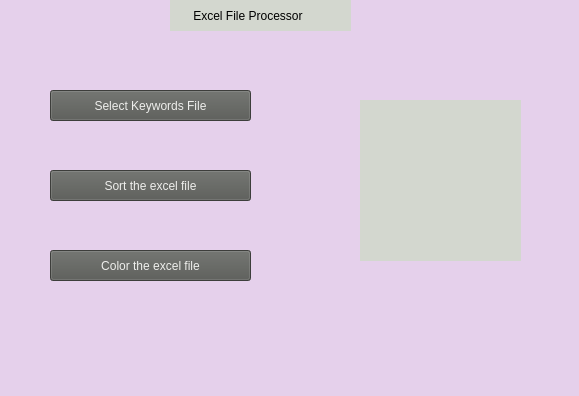
<?xml version="1.0" encoding="UTF-8"?>
<ui version="4.0">
 <class>MainWindow</class>
 <widget class="QMainWindow" name="MainWindow">
  <property name="geometry">
   <rect>
    <x>0</x>
    <y>0</y>
    <width>579</width>
    <height>396</height>
   </rect>
  </property>
  <property name="windowTitle">
   <string>MainWindow</string>
  </property>
  <property name="styleSheet">
   <string notr="true">background-color: rgb(229, 208, 235);</string>
  </property>
  <widget class="QWidget" name="centralwidget">
   <widget class="QPushButton" name="pushButton">
    <property name="geometry">
     <rect>
      <x>50</x>
      <y>90</y>
      <width>201</width>
      <height>31</height>
     </rect>
    </property>
    <property name="styleSheet">
     <string notr="true">background-color: rgb(85, 87, 83);
color: rgb(238, 238, 236);</string>
    </property>
    <property name="text">
     <string>Select Keywords File</string>
    </property>
   </widget>
   <widget class="QPushButton" name="pushButton_2">
    <property name="geometry">
     <rect>
      <x>50</x>
      <y>170</y>
      <width>201</width>
      <height>31</height>
     </rect>
    </property>
    <property name="styleSheet">
     <string notr="true">background-color: rgb(85, 87, 83);
color: rgb(238, 238, 236);</string>
    </property>
    <property name="text">
     <string>Sort the excel file</string>
    </property>
   </widget>
   <widget class="QPushButton" name="pushButton_3">
    <property name="geometry">
     <rect>
      <x>50</x>
      <y>250</y>
      <width>201</width>
      <height>31</height>
     </rect>
    </property>
    <property name="styleSheet">
     <string notr="true">background-color: rgb(85, 87, 83);
color: rgb(238, 238, 236);</string>
    </property>
    <property name="text">
     <string>Color the excel file</string>
    </property>
   </widget>
   <widget class="QLabel" name="label">
    <property name="geometry">
     <rect>
      <x>170</x>
      <y>0</y>
      <width>181</width>
      <height>31</height>
     </rect>
    </property>
    <property name="styleSheet">
     <string notr="true">background-color: rgb(211, 215, 207);</string>
    </property>
    <property name="text">
     <string>       Excel File Processor</string>
    </property>
   </widget>
   <widget class="QLabel" name="label_2">
    <property name="geometry">
     <rect>
      <x>360</x>
      <y>100</y>
      <width>161</width>
      <height>161</height>
     </rect>
    </property>
    <property name="styleSheet">
     <string notr="true">background-color: rgb(211, 215, 207);</string>
    </property>
    <property name="text">
     <string/>
    </property>
   </widget>
  </widget>
  <widget class="QMenuBar" name="menubar">
   <property name="geometry">
    <rect>
     <x>0</x>
     <y>0</y>
     <width>579</width>
     <height>22</height>
    </rect>
   </property>
  </widget>
  <widget class="QStatusBar" name="statusbar"/>
 </widget>
 <resources/>
 <connections/>
</ui>
